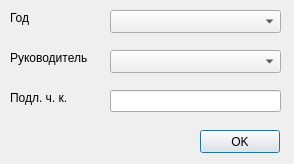
<?xml version="1.0" encoding="UTF-8"?>
<ui version="4.0">
 <class>DialogChoseComis</class>
 <widget class="QDialog" name="DialogChoseComis">
  <property name="geometry">
   <rect>
    <x>0</x>
    <y>0</y>
    <width>294</width>
    <height>164</height>
   </rect>
  </property>
  <property name="windowTitle">
   <string>Добавить комиссию</string>
  </property>
  <widget class="QLabel" name="lab_year">
   <property name="geometry">
    <rect>
     <x>10</x>
     <y>10</y>
     <width>58</width>
     <height>15</height>
    </rect>
   </property>
   <property name="text">
    <string>Год</string>
   </property>
  </widget>
  <widget class="QComboBox" name="cb_year">
   <property name="geometry">
    <rect>
     <x>110</x>
     <y>10</y>
     <width>171</width>
     <height>23</height>
    </rect>
   </property>
  </widget>
  <widget class="QLabel" name="lab_ruk">
   <property name="geometry">
    <rect>
     <x>10</x>
     <y>50</y>
     <width>91</width>
     <height>16</height>
    </rect>
   </property>
   <property name="text">
    <string>Руководитель</string>
   </property>
  </widget>
  <widget class="QComboBox" name="cb_ruk">
   <property name="geometry">
    <rect>
     <x>110</x>
     <y>50</y>
     <width>171</width>
     <height>23</height>
    </rect>
   </property>
  </widget>
  <widget class="QPushButton" name="pb_comis">
   <property name="geometry">
    <rect>
     <x>200</x>
     <y>130</y>
     <width>80</width>
     <height>23</height>
    </rect>
   </property>
   <property name="text">
    <string>OK</string>
   </property>
  </widget>
  <widget class="QLabel" name="lab_podl">
   <property name="geometry">
    <rect>
     <x>10</x>
     <y>90</y>
     <width>91</width>
     <height>16</height>
    </rect>
   </property>
   <property name="text">
    <string>Подл. ч. к.</string>
   </property>
  </widget>
  <widget class="QLineEdit" name="le_podl">
   <property name="geometry">
    <rect>
     <x>110</x>
     <y>90</y>
     <width>171</width>
     <height>22</height>
    </rect>
   </property>
  </widget>
 </widget>
 <resources/>
 <connections/>
</ui>
